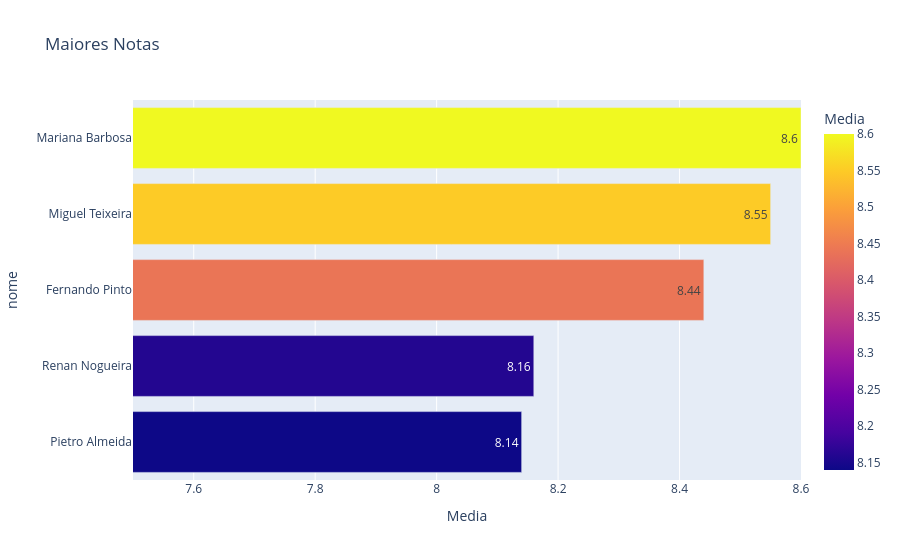

Write notebook code for a chart like this one.
### Code cell
maioresNotasTabela = df.nlargest(5, 'Media').sort_values(by='Media')

fig = px.bar(maioresNotasTabela, x='Media', y='nome', title="Maiores Notas", orientation='h', color='Media', color_continuous_scale=px.colors.sequential.Plasma, text='Media')
fig.update_xaxes(range=[7.5, 8.6]) #para melhor ver as diferenças
fig.show()

### Figure 1 — Plotly figure (JSON) as saved in the notebook; plotly's stock layout.template omitted (floating-point values rounded to 4 significant figures)
{"data": [{"alignmentgroup": "True", "hovertemplate": "Media=%{marker.color}<br>nome=%{y}<extra></extra>", "legendgroup": "", "marker": {"color": [8.14, 8.16, 8.44, 8.55, 8.6], "coloraxis": "coloraxis", "pattern": {"shape": ""}}, "name": "", "offsetgroup": "", "orientation": "h", "showlegend": false, "text": [8.14, 8.16, 8.44, 8.55, 8.6], "textposition": "auto", "type": "bar", "x": [8.14, 8.16, 8.44, 8.55, 8.6], "xaxis": "x", "y": ["Pietro Almeida", "Renan Nogueira", "Fernando Pinto", "Miguel Teixeira", "Mariana Barbosa"], "yaxis": "y"}], "layout": {"barmode": "relative", "coloraxis": {"colorbar": {"title": {"text": "Media"}}, "colorscale": [[0, "#0d0887"], [0.1111, "#46039f"], [0.2222, "#7201a8"], [0.3333, "#9c179e"], [0.4444, "#bd3786"], [0.5556, "#d8576b"], [0.6667, "#ed7953"], [0.7778, "#fb9f3a"], [0.8889, "#fdca26"], [1, "#f0f921"]]}, "legend": {"tracegroupgap": 0}, "title": {"text": "Maiores Notas"}, "xaxis": {"anchor": "y", "domain": [0, 1], "range": [7.5, 8.6], "title": {"text": "Media"}}, "yaxis": {"anchor": "x", "domain": [0, 1], "title": {"text": "nome"}}}}
